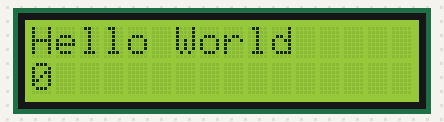
Simulated run of this sketch. Board: Arduino Uno, built with avr-gcc and run on an emulated ATmega328P. Shown: 16×2 character LCD.

Above: at 0.1 s.
At 4.1 s:
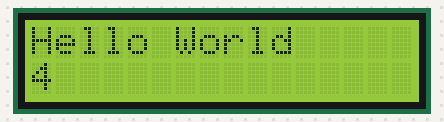
At 9.1 s:
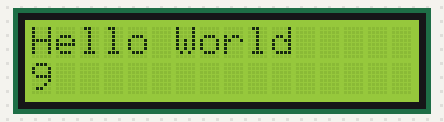
At 19.1 s:
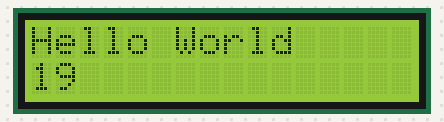
At 29.1 s:
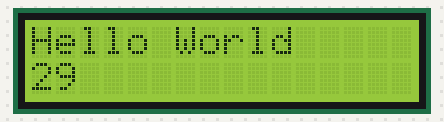
At 39.1 s:
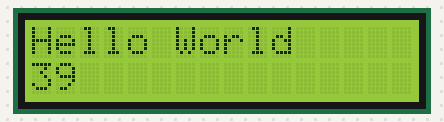

Measured:
- what the display in image 1 shows lasts 1.0 s, from 4.0 s to 5.0 s

The sketch:

LCD_DisplayTest3.ino
```cpp
#include <LiquidCrystal.h>
const int rs=12, en=11, d4=5, d5=4, d6=3, d7=2;
const int vcc = 10;
LiquidCrystal lcd(rs, en, d4, d5, d6, d7);

void setup() {
  // put your setup code here, to run once:
pinMode(vcc,OUTPUT);
digitalWrite(vcc,HIGH);
lcd.begin(16,2);
lcd.print("Hello World");
}

void loop() {
  // put your main code here, to run repeatedly:
lcd.setCursor(0,1);
lcd.print(millis()/1000);
}
```
